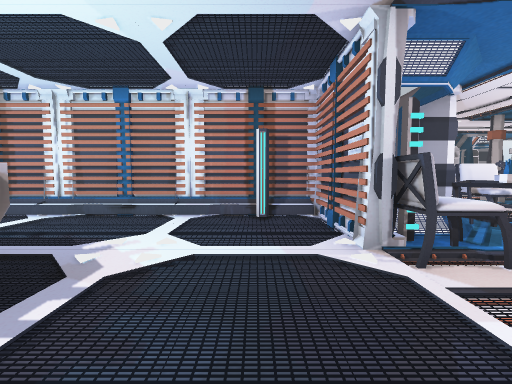
[1] (above)

24 first-person views from a walk through a 3-D level made in the Unity game engine. The camera is 1.2 m above the floor, tilts 4° down and sees 90° across. The floor is counted in squares, 1 m on a side. Each view is taken from the middle of a square. On the plan, view 1 faces up. The plan holds only what a view shows up to about 12 squares ahead; the rest is blank. The place goes on beyond the plan. The player is left out. Door leaves are left out, so doorways stand open. Some surface patterns are stand-ins.

[2]
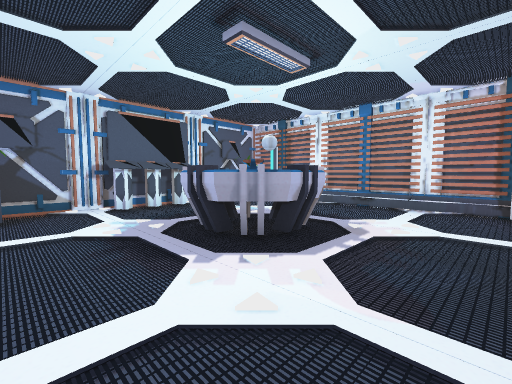

[3]
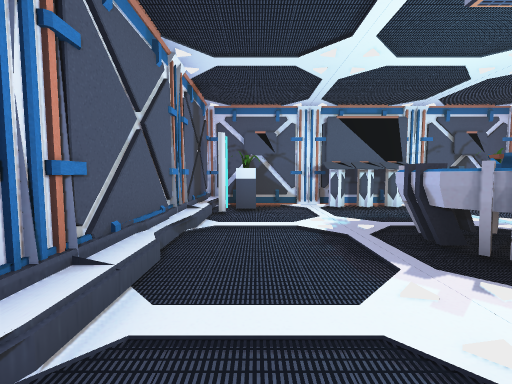

[4]
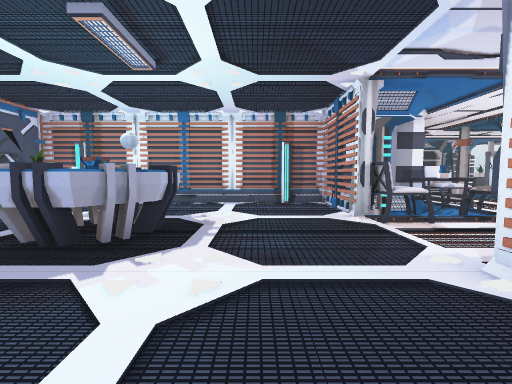

[5]
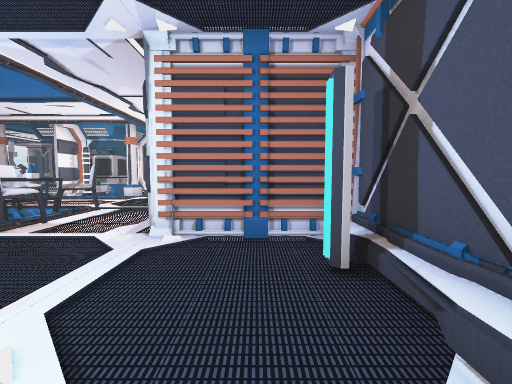

[6]
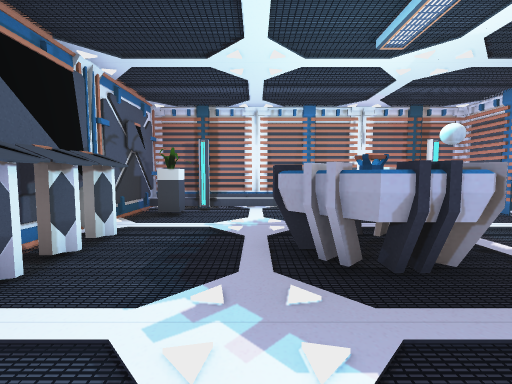

[7]
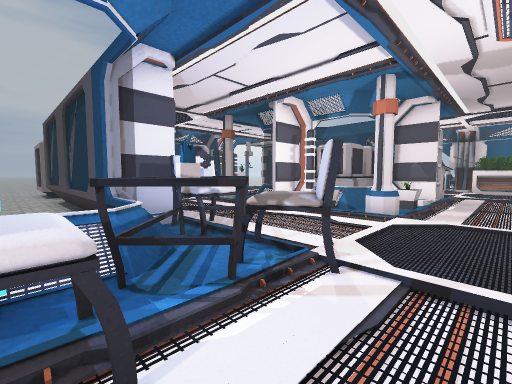

[8]
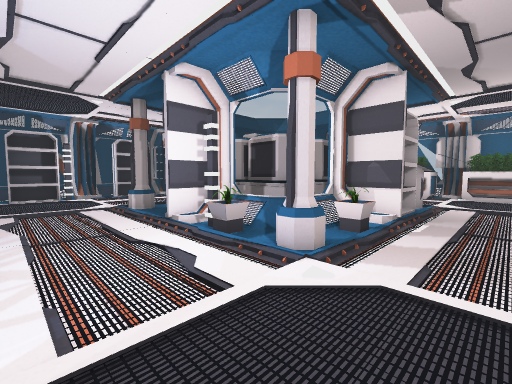

[9]
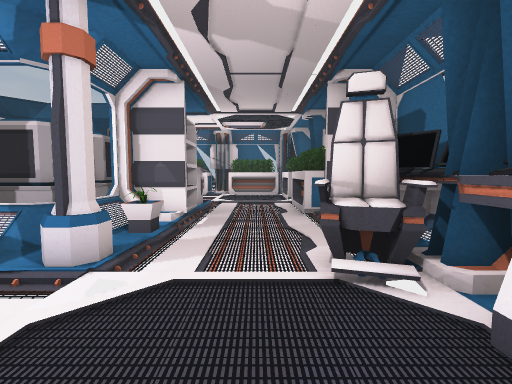

[10]
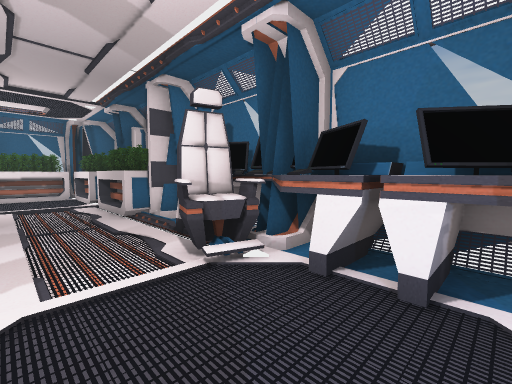

[11]
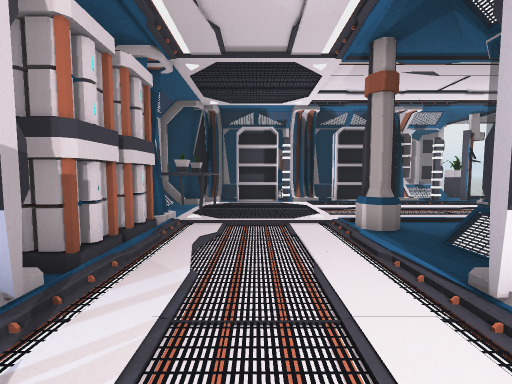

[12]
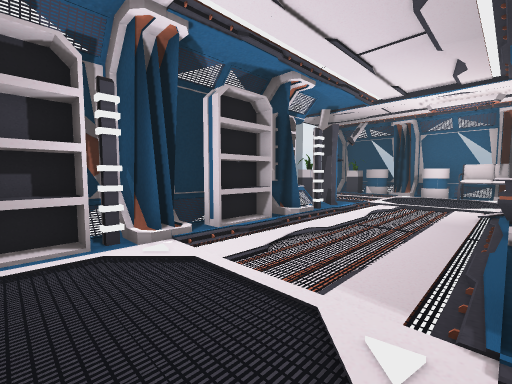

[13]
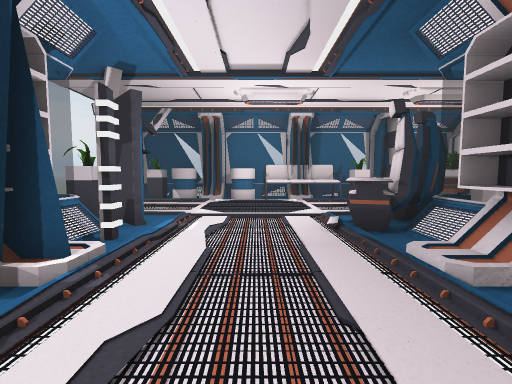

[14]
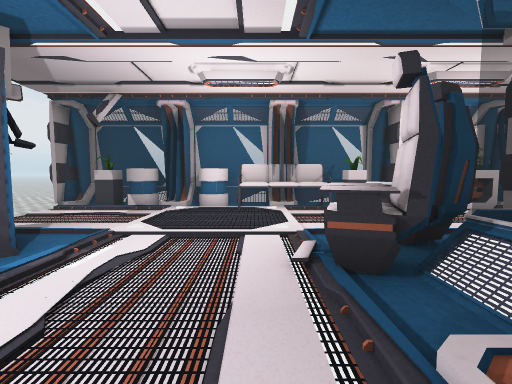

[15]
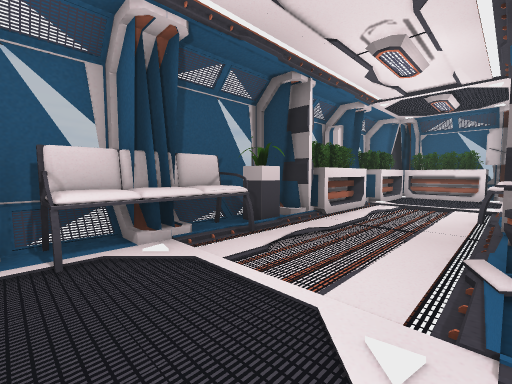

[16]
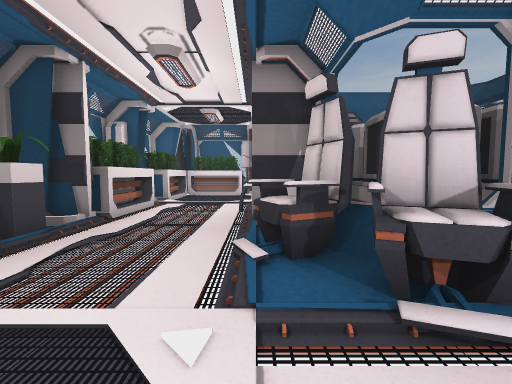

[17]
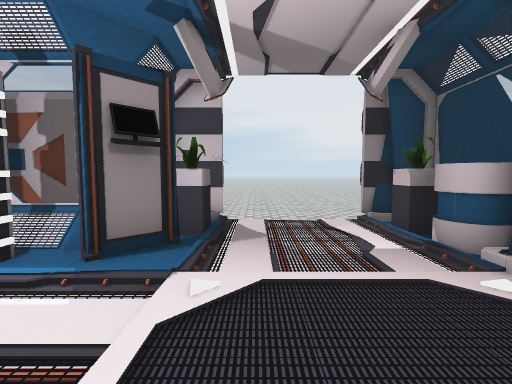

[18]
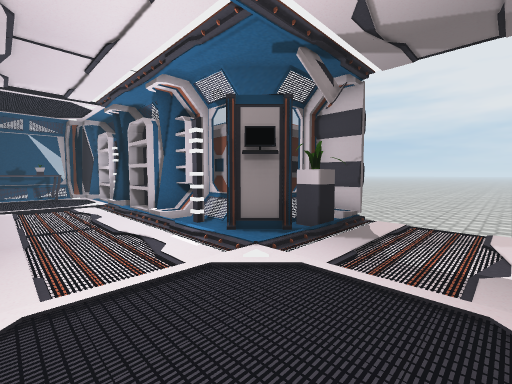

[19]
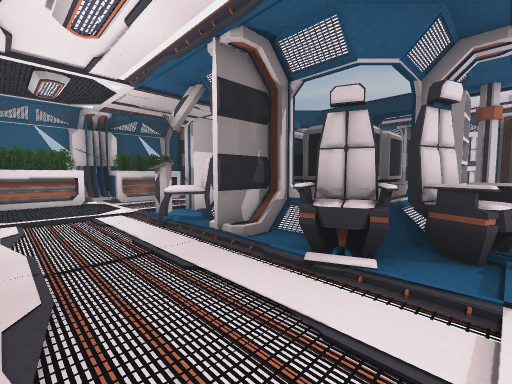

[20]
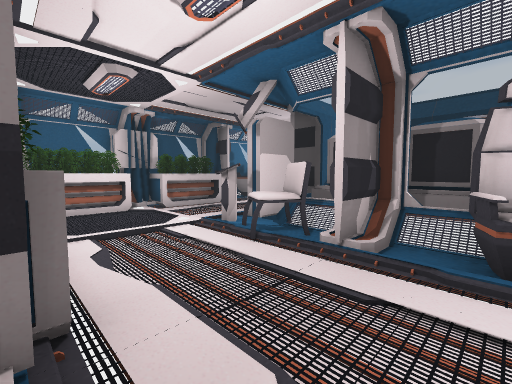

[21]
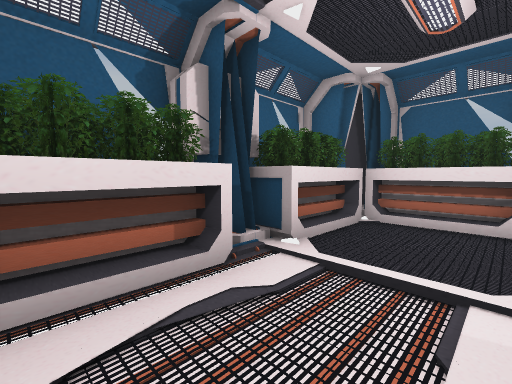

[22]
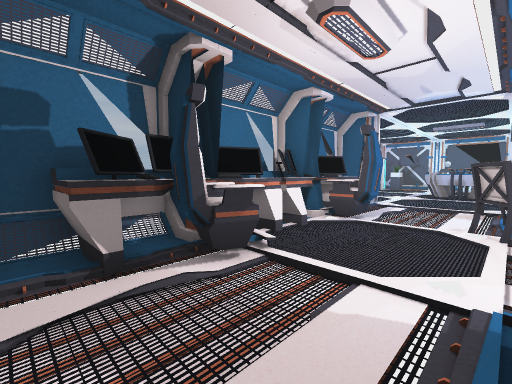

[23]
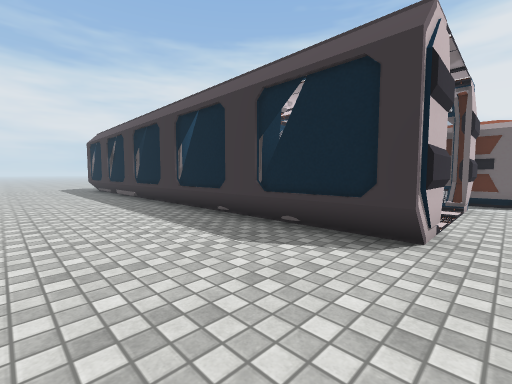

[24]
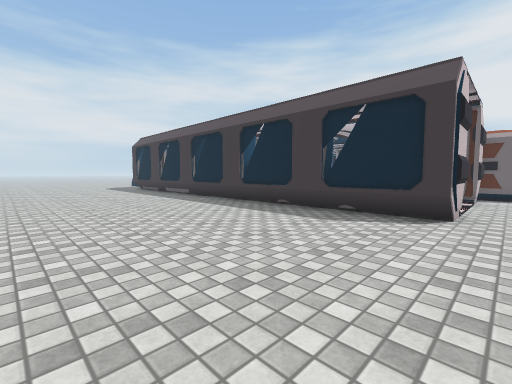

### Floor plan
Key: @ floor where view 1 was taken; # wall or solid block; . main floor; - floor 0.25 m lower than the main floor; / step, stairs or slope; D open door; = window, fence, low wall or low ledge; C column; H chair; T table; P projector; L plant; N console; B ball; A container; S shelf; E desk; R battery; F sofa; O other object.
Columns run from 10 left of view 1 to 31 right of it. Each row starts with its distance up from view 1.
 21                          AA---------------
 20                          AA#DDDDD#--------
 19                         AAA/.....L--------
 18                 OO AAA# AA=L.....L--------
 17              -- #SS##SS###.OO...OO--------
 16              --##SSS#.SS#.......##--------
 15              --=OO..............OO--------
 14              --OOO..............FO--------
 13              --OOO..............FF--------
 12               -#O....C../.OO....F#--------
 11                R....CC  S/OOO...FF--------
 10                R......=AAA=OO....L--------
  9                R......  AAA/.....L--------
  8 #############  #DDDDD#AA AA#DDDDD#--------
  7 #.#.......#.# -=HH..##AAA AHH...OO -------
  6 #L..........# #THH..L##AAA#HH...OO  ------
  5 #...........#=TTH....C#.#SSNN...OS   -- --
  4 #..... .....DHTHHH..CCL.DSSNN...OS
  3 #N...PPP....DH..H.......D.......OS
  2 #N..PPPB....D...........D.......OO
  1 #N...PPP....D..OO...OO..D.......O
  0 #N........@.D.EEEEEEEEE.DOOOOOOOO#
 -1 #...........# EEEEEEEEE=# OSSSOO##
 -2 #L..........#                ===
 -3 #.#.......#.#
 -4 #############

Positions as (right, up) in squares from view 1, and headings:
1: (0, 0), facing up
2: (0, -2), facing up-left
3: (0, -2), facing left
4: (-1, -3), facing up
5: (-3, -2), facing right
6: (-6, -2), facing up
7: (3, 2), facing up-right
8: (7, 2), facing up-right
9: (7, 2), facing right
10: (7, 3), facing down-right
11: (8, 6), facing up
12: (8, 12), facing up-right
13: (11, 14), facing right
14: (13, 13), facing right
15: (18, 14), facing down-right
16: (18, 14), facing down
17: (19, 13), facing up
18: (21, 13), facing up-left
19: (21, 12), facing down-left
20: (22, 10), facing down-left
21: (19, 7), facing down-right
22: (13, 4), facing down-left
23: (28, 21), facing down-left
24: (31, 21), facing down-left
